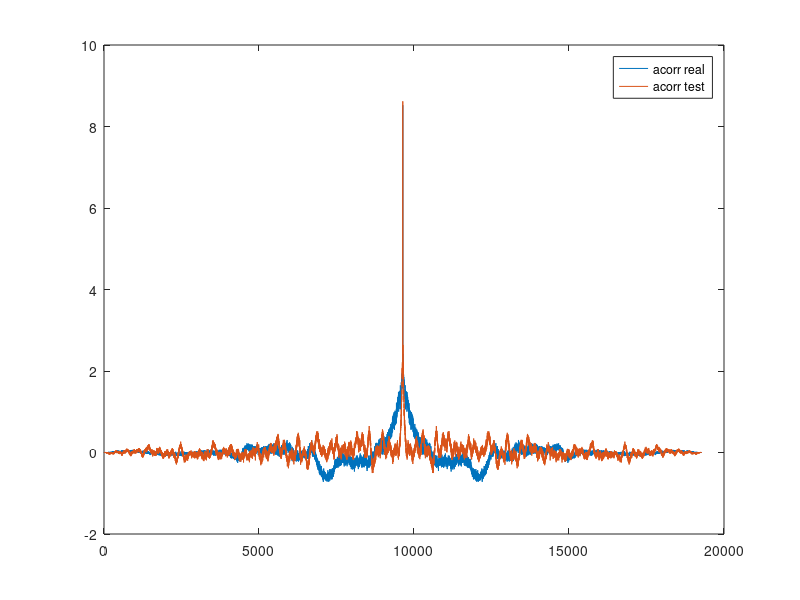
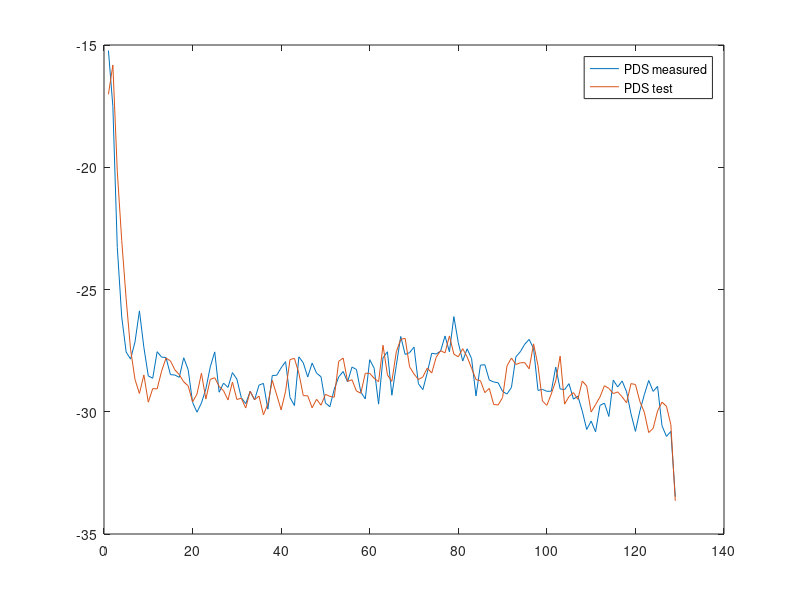
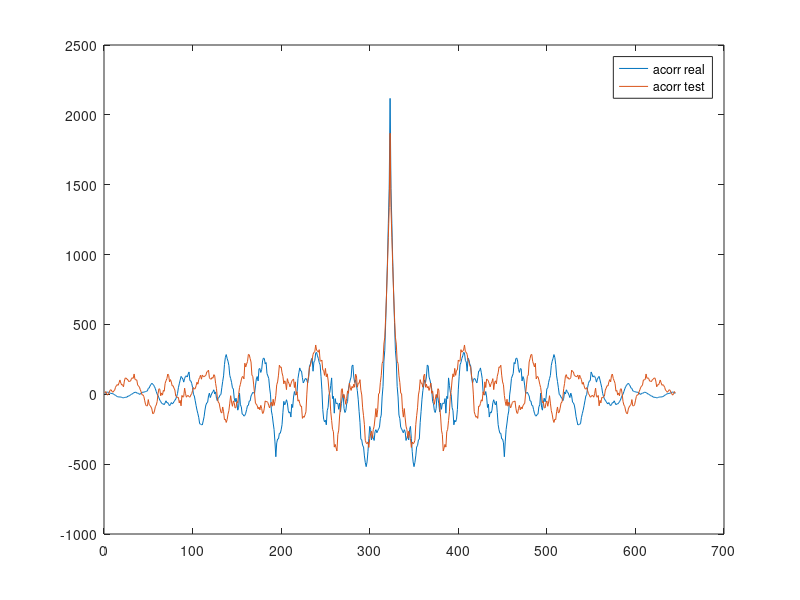
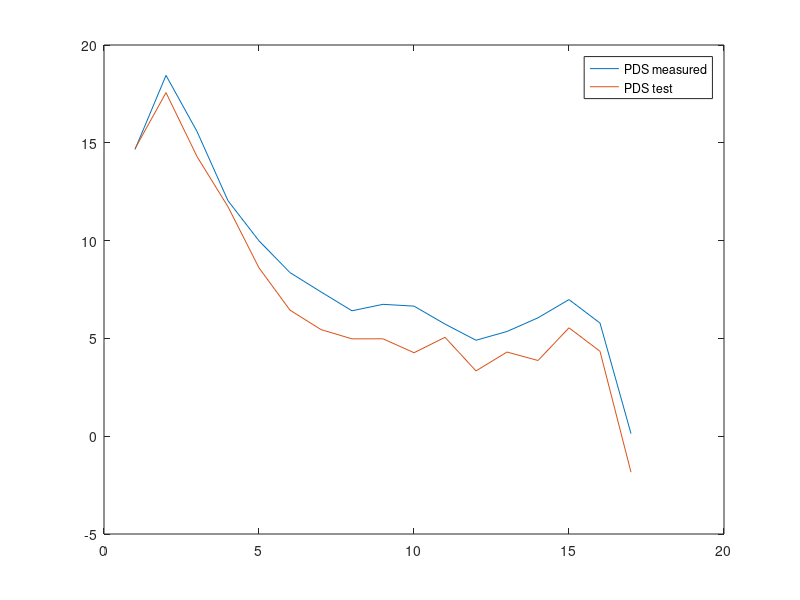

These figures' MATLAB source, in order:
%% Script to Generate the filter and check them
% Needed data: mean, var, corr of the data eg: a_mean, a_var_treIco,
% acorr_preIco

close all, clear all, clc;

%% Get the different AR model Parameters with the walker yule equation of order n


n = 20;

% generated the different noise vectors:
% noisePreIco = p_noise_preIco;
% noiseBrn = p_noise_brn;
% noiseUpflight = p_noise_upflighht;
sensor = 'a' % which sensor should be calculated, a,p,T,phi,GPS
fname = 'h_a.mat' % in which mat file the system coefficent should be stored

 if sensor == 'a'
    load('Ericnoise.mat');
    noisePreIco = a_noise_preIco;
    noiseBrn = a_noise_brn;
    noiseUpflight = a_noise_upflight;
    load('Tir1noise.mat');
    noisePreIco = [noisePreIco;a_noise_preIco];
    noiseBrn = [noiseBrn; a_noise_brn];
    noiseUpflight = [noiseUpflight; a_noise_upflight];
    load('Tir2noise.mat');
    noisePreIco = [noisePreIco;a_noise_preIco];
    noiseBrn = [noiseBrn; a_noise_brn];
    noiseUpflight = [noiseUpflight; a_noise_upflight];
    load('Gregnoise.mat');
    noisePreIco = [noisePreIco;a_noise_preIco];
    noiseBrn = [noiseBrn; a_noise_brn];
    noiseUpflight = [noiseUpflight; a_noise_upflight];
 end
 
 
 if sensor == 'p'
    load('Ericnoise.mat');
    noisePreIco = p_noise_preIco;
    noiseBrn = p_noise_brn;
    noiseUpflight = p_noise_upflight;
    load('Tir1noise.mat');
    noisePreIco = [noisePreIco;p_noise_preIco];
    noiseBrn = [noiseBrn; p_noise_brn];
    noiseUpflight = [noiseUpflight; p_noise_upflight];
    load('Tir2noise.mat');
    noisePreIco = [noisePreIco;p_noise_preIco];
    noiseBrn = [noiseBrn; p_noise_brn];
    noiseUpflight = [noiseUpflight; p_noise_upflight];
    load('Gregnoise.mat');
    noisePreIco = [noisePreIco;p_noise_preIco];
    noiseBrn = [noiseBrn; p_noise_brn];
    noiseUpflight = [noiseUpflight; p_noise_upflight];
 end


 if sensor == 'T'
    load('Ericnoise.mat');
    noisePreIco = T_noise_preIco;
    noiseBrn = T_noise_brn;
    noiseUpflight = T_noise_upflight;
    load('Tir1noise.mat');
    noisePreIco = [noisePreIco;T_noise_preIco];
    noiseBrn = [noiseBrn; T_noise_brn];
    noiseUpflight = [noiseUpflight; T_noise_upflight];
    load('Tir2noise.mat');
    noisePreIco = [noisePreIco;T_noise_preIco];
    noiseBrn = [noiseBrn; T_noise_brn];
    noiseUpflight = [noiseUpflight; T_noise_upflight];
    load('Gregnoise.mat');
    noisePreIco = [noisePreIco;T_noise_preIco];
    noiseBrn = [noiseBrn; T_noise_brn];
    noiseUpflight = [noiseUpflight; T_noise_upflight];
 end
 
 
 if sensor == 'phi'
    disp('not yet implemented');
 end
 
 
 
 if sensor == 'GPS'
    disp('not yet implemented');
 end


[h_preIco estVar_preIco] = aryule(noisePreIco,n);
[h_brn estVar_brn] = aryule(noiseBrn,n);
[h_upflight estVar_upflight] = aryule(noiseUpflight,n);

%% Define those Variables to test the estimatet AR models from above

varPreIco = estVar_preIco;

varBrn = estVar_brn;

varUpflight = estVar_upflight;


%% Compare to the measured before icognition

h = h_preIco;
mes_noise = noisePreIco;
mes_var = varPreIco;

gen_noise = randn(length(mes_noise),1)*sqrt(mes_var);
test_noise = filter(1,h,gen_noise);
mes_corr = xcorr(mes_noise);
test_corr = xcorr(test_noise);
figure('Name','Autocorrelation before Icognition');
plot(mes_corr);
hold on;
plot(test_corr);
legend('acorr real','acorr test');

figure('Name','Power density before Icognition');
plot(10*log10(pwelch(mes_noise)));
hold on;
plot(10*log10(pwelch(test_noise)));
legend('PDS measured','PDS test')

%% Compare while burning

h = h_brn;
mes_noise = noiseBrn;
mes_var = varBrn;

gen_noise = randn(length(mes_noise),1) *sqrt(mes_var);%+a_mean;
test_noise = filter(1,h,gen_noise);
test_corr = xcorr(test_noise);
mes_corr = xcorr(mes_noise);
figure('Name','Autocorrelation while burning');
plot(mes_corr);
hold on;
plot(test_corr);
legend('acorr real','acorr test');

figure('Name','Power density while burning');
plot(10*log10(pwelch(mes_noise)));
%pwelch(noise,test_noise);
hold on;
%pwelch(test_noise);
plot(10*log10(pwelch(test_noise)));
legend('PDS measured','PDS test')

%% Compare after burnout

h = h_upflight;
mes_noise = noiseUpflight;
mes_var = varUpflight;

gen_noise = randn(length(mes_noise),1) *sqrt(mes_var);%+a_mean;
test_noise = filter(1,h,gen_noise);
test_corr = xcorr(test_noise);
mes_corr = xcorr(mes_noise);
figure('Name','Autocorrelation during upflight');
plot(mes_corr);
hold on;
plot(test_corr);
legend('acorr real','acorr test');

figure('Name','Power density during upflight');
plot(10*log10(pwelch(mes_noise)));
%pwelch(noise,test_noise);
hold on;
%pwelch(test_noise);
plot(10*log10(pwelch(test_noise)));
legend('PDS measured','PDS test')

%% Save them into the right file:

save(fname,'h_preIco','h_brn','h_upflight','varPreIco','varBrn','varUpflight');